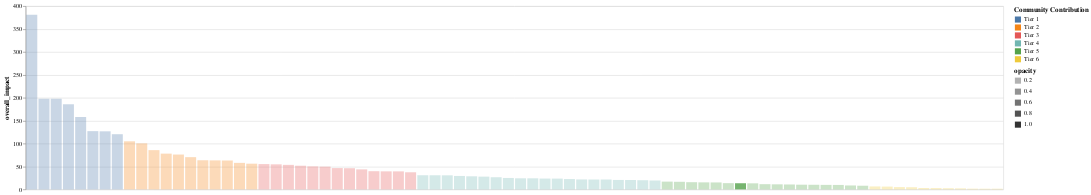

The cell this chart's notebook holds for it:
### Code cell
alt.Chart(uot_df).mark_bar().encode(
    x=alt.X('professor_name',sort='-y', axis=None),
    y='overall_impact',
    color = 'Community Contribution',
    opacity='opacity',
    tooltip=[
        alt.Tooltip('professor_name:N', title='Professor name'),  # Tooltip for professor names
        alt.Tooltip('num_of_pub:Q', title='Publication per year'),  # Format overall impact
        alt.Tooltip('overall_impact:Q', title = 'Overall contribution', format = '.2f'),
        alt.Tooltip('ave_if:Q', title = 'Average impact factor', format = '.2f'),
        alt.Tooltip('Community Contribution:N', title='Community Contribution')  # Add contribution to tooltip
    ]
)

### Figure 1 — Vega-Lite specification as saved in the notebook (floating-point values rounded to 4 significant figures)
{"config": {"view": {"continuousWidth": 300, "continuousHeight": 300}}, "data": {"name": "data-d24ac41fccb53f6ff5b8779072fc219c"}, "mark": {"type": "bar"}, "encoding": {"color": {"field": "Community Contribution", "type": "nominal"}, "opacity": {"field": "opacity", "type": "quantitative"}, "tooltip": [{"field": "professor_name", "title": "Professor name", "type": "nominal"}, {"field": "num_of_pub", "title": "Publication per year", "type": "quantitative"}, {"field": "overall_impact", "format": ".2f", "title": "Overall contribution", "type": "quantitative"}, {"field": "ave_if", "format": ".2f", "title": "Average impact factor", "type": "quantitative"}, {"field": "Community Contribution", "title": "Community Contribution", "type": "nominal"}], "x": {"axis": null, "field": "professor_name", "sort": "-y", "type": "nominal"}, "y": {"field": "overall_impact", "type": "quantitative"}}, "$schema": "https://vega.github.io/schema/vega-lite/v5.17.0.json", "datasets": {"data-d24ac41fccb53f6ff5b8779072fc219c": [{"Unnamed: 0": 14, "university_name": "University of Toronto", "professor_name": "Aaron Wheeler", "ave_if": 8.727, "num_of_pub": 6.7, "overall_impact": 100.5, "impact_level": 4, "Community Contribution": "Tier 2", "opacity": 0.2}, {"Unnamed: 0": 52, "university_name": "University of Toronto", "professor_name": "Patricia Trbovich", "ave_if": 3.482, "num_of_pub": 5.1, "overall_impact": 24.26, "impact_level": 2, "Community Contribution": "Tier 4", "opacity": 0.2}, {"Unnamed: 0": 54, "university_name": "University of Toronto", "professor_name": "Sara S Nunes", "ave_if": 9.717, "num_of_pub": 2.9, "overall_impact": 49.75, "impact_level": 3, "Community Contribution": "Tier 3", "opacity": 0.2}, {"Unnamed: 0": 65, "university_name": "University of Toronto", "professor_name": "Axel Gunther", "ave_if": 8.722, "num_of_pub": 0.9, "overall_impact": 13.49, "impact_level": 1, "Community Contribution": "Tier 5", "opacity": 1.0}, {"Unnamed: 0": 112, "university_name": "University of Toronto", "professor_name": "Hani Naguib", "ave_if": 6.926, "num_of_pub": 4.6, "overall_impact": 51.69, "impact_level": 3, "Community Contribution": "Tier 3", "opacity": 0.2}, {"Unnamed: 0": 118, "university_name": "University of Toronto", "professor_name": "Caitlin Maikawa", "ave_if": 6.467, "num_of_pub": 0.3, "overall_impact": 3.094, "impact_level": 0, "Community Contribution": "Tier 6", "opacity": 0.2}, {"Unnamed: 0": 186, "university_name": "University of Toronto", "professor_name": "Edmond Young", "ave_if": 5.5, "num_of_pub": 2.8, "overall_impact": 23.58, "impact_level": 2, "Community Contribution": "Tier 4", "opacity": 0.2}, {"Unnamed: 0": 230, "university_name": "University of Toronto", "professor_name": "Tom Chau", "ave_if": 3.216, "num_of_pub": 5.8, "overall_impact": 24.97, "impact_level": 2, "Community Contribution": "Tier 4", "opacity": 0.2}, {"Unnamed: 0": 242, "university_name": "University of Toronto", "professor_name": "Kei Masani", "ave_if": 2.392, "num_of_pub": 7.6, "overall_impact": 22.61, "impact_level": 2, "Community Contribution": "Tier 4", "opacity": 0.2}, {"Unnamed: 0": 259, "university_name": "University of Toronto", "professor_name": "Paul Santerre", "ave_if": 6.182, "num_of_pub": 6.5, "overall_impact": 63.36, "impact_level": 4, "Community Contribution": "Tier 2", "opacity": 0.2}, {"Unnamed: 0": 303, "university_name": "University of Toronto", "professor_name": "Marc Grynpas", "ave_if": 4.904, "num_of_pub": 5.4, "overall_impact": 39.4, "impact_level": 3, "Community Contribution": "Tier 3", "opacity": 0.2}, {"Unnamed: 0": 325, "university_name": "University of Toronto", "professor_name": "Karina Carneiro", "ave_if": 9.06, "num_of_pub": 1.0, "overall_impact": 15.72, "impact_level": 1, "Community Contribution": "Tier 5", "opacity": 0.2}, {"Unnamed: 0": 327, "university_name": "University of Toronto", "professor_name": "Berj Bardakjian", "ave_if": 4.4, "num_of_pub": 1.8, "overall_impact": 11.47, "impact_level": 1, "Community Contribution": "Tier 5", "opacity": 0.2}, {"Unnamed: 0": 359, "university_name": "University of Toronto", "professor_name": "Dawn Kilkenny", "ave_if": 3.617, "num_of_pub": 0.6, "overall_impact": 2.993, "impact_level": 0, "Community Contribution": "Tier 6", "opacity": 0.2}, {"Unnamed: 0": 373, "university_name": "University of Toronto", "professor_name": "Molly Shoichet", "ave_if": 6.833, "num_of_pub": 9.5, "overall_impact": 104.9, "impact_level": 4, "Community Contribution": "Tier 2", "opacity": 0.2}, {"Unnamed: 0": 407, "university_name": "University of Toronto", "professor_name": "Alison McGuigan", "ave_if": 8.865, "num_of_pub": 4.6, "overall_impact": 70.37, "impact_level": 4, "Community Contribution": "Tier 2", "opacity": 0.2}, {"Unnamed: 0": 415, "university_name": "University of Toronto", "professor_name": "Radhakrishnan Mahadevan", "ave_if": 6.123, "num_of_pub": 7.9, "overall_impact": 76.09, "impact_level": 4, "Community Contribution": "Tier 2", "opacity": 0.2}, {"Unnamed: 0": 445, "university_name": "University of Toronto", "professor_name": "Leo Chou", "ave_if": 14.33, "num_of_pub": 1.0, "overall_impact": 27.88, "impact_level": 2, "Community Contribution": "Tier 4", "opacity": 0.2}, {"Unnamed: 0": 490, "university_name": "University of Toronto", "professor_name": "Elaine Biddiss", "ave_if": 3.119, "num_of_pub": 2.6, "overall_impact": 10.78, "impact_level": 1, "Community Contribution": "Tier 5", "opacity": 0.2}, {"Unnamed: 0": 499, "university_name": "University of Toronto", "professor_name": "Piero Triverio", "ave_if": 2.4, "num_of_pub": 0.5, "overall_impact": 1.494, "impact_level": 0, "Community Contribution": "Tier 6", "opacity": 0.2}, {"Unnamed: 0": 510, "university_name": "University of Toronto", "professor_name": "Bowen Li", "ave_if": 15.57, "num_of_pub": 1.0, "overall_impact": 30.93, "impact_level": 2, "Community Contribution": "Tier 4", "opacity": 0.2}, {"Unnamed: 0": 522, "university_name": "University of Toronto", "professor_name": "Warren Chan", "ave_if": 12.9, "num_of_pub": 8.1, "overall_impact": 198.0, "impact_level": 5, "Community Contribution": "Tier 1", "opacity": 0.2}, {"Unnamed: 0": 533, "university_name": "University of Toronto", "professor_name": "Masoom Haider", "ave_if": 6.654, "num_of_pub": 11.9, "overall_impact": 127.2, "impact_level": 5, "Community Contribution": "Tier 1", "opacity": 0.2}, {"Unnamed: 0": 545, "university_name": "University of Toronto", "professor_name": "Anton Zilman", "ave_if": 7.731, "num_of_pub": 2.9, "overall_impact": 37.38, "impact_level": 3, "Community Contribution": "Tier 3", "opacity": 0.2}, {"Unnamed: 0": 583, "university_name": "University of Toronto", "professor_name": "Robert Weersink", "ave_if": 4.063, "num_of_pub": 4.1, "overall_impact": 23.65, "impact_level": 2, "Community Contribution": "Tier 4", "opacity": 0.2}, {"Unnamed: 0": 624, "university_name": "University of Toronto", "professor_name": "Ofer Levi", "ave_if": 2.9, "num_of_pub": 0.4, "overall_impact": 1.514, "impact_level": 0, "Community Contribution": "Tier 6", "opacity": 0.2}, {"Unnamed: 0": 633, "university_name": "University of Toronto", "professor_name": "Steven Prescott", "ave_if": 8.247, "num_of_pub": 3.6, "overall_impact": 50.31, "impact_level": 3, "Community Contribution": "Tier 3", "opacity": 0.2}, {"Unnamed: 0": 665, "university_name": "University of Toronto", "professor_name": "Hai-Ling Margaret Cheng", "ave_if": 4.186, "num_of_pub": 3.6, "overall_impact": 21.56, "impact_level": 2, "Community Contribution": "Tier 4", "opacity": 0.2}, {"Unnamed: 0": 679, "university_name": "University of Toronto", "professor_name": "Andreas Mandelis", "ave_if": 2.718, "num_of_pub": 8.8, "overall_impact": 30.71, "impact_level": 2, "Community Contribution": "Tier 4", "opacity": 0.2}, {"Unnamed: 0": 692, "university_name": "University of Toronto", "professor_name": "Cari Whyne", "ave_if": 3.172, "num_of_pub": 9.3, "overall_impact": 39.37, "impact_level": 3, "Community Contribution": "Tier 3", "opacity": 0.2}, {"Unnamed: 0": 704, "university_name": "University of Toronto", "professor_name": "Douglas Cheyne", "ave_if": 3.008, "num_of_pub": 2.5, "overall_impact": 9.903, "impact_level": 1, "Community Contribution": "Tier 5", "opacity": 0.2}, {"Unnamed: 0": 721, "university_name": "University of Toronto", "professor_name": "Jean Chen", "ave_if": 3.444, "num_of_pub": 6.1, "overall_impact": 28.62, "impact_level": 2, "Community Contribution": "Tier 4", "opacity": 0.2}, {"Unnamed: 0": 728, "university_name": "University of Toronto", "professor_name": "Hagar Labouta", "ave_if": 15.5, "num_of_pub": 0.2, "overall_impact": 6.151, "impact_level": 0, "Community Contribution": "Tier 6", "opacity": 0.2}, {"Unnamed: 0": 732, "university_name": "University of Toronto", "professor_name": "Eugenia Kumacheva", "ave_if": 10.56, "num_of_pub": 8.3, "overall_impact": 158.0, "impact_level": 5, "Community Contribution": "Tier 1", "opacity": 0.2}, {"Unnamed: 0": 759, "university_name": "University of Toronto", "professor_name": "Cristina Amon ", "ave_if": 4.408, "num_of_pub": 2.6, "overall_impact": 16.6, "impact_level": 1, "Community Contribution": "Tier 5", "opacity": 0.2}, {"Unnamed: 0": 772, "university_name": "University of Toronto", "professor_name": "David Steinman", "ave_if": 3.621, "num_of_pub": 3.9, "overall_impact": 19.48, "impact_level": 2, "Community Contribution": "Tier 4", "opacity": 0.2}, {"Unnamed: 0": 848, "university_name": "University of Toronto", "professor_name": "Naomi Matsuura", "ave_if": 4.842, "num_of_pub": 1.2, "overall_impact": 8.618, "impact_level": 1, "Community Contribution": "Tier 5", "opacity": 0.2}, {"Unnamed: 0": 867, "university_name": "University of Toronto", "professor_name": "Jayson Parker", "ave_if": 3.008, "num_of_pub": 1.2, "overall_impact": 4.754, "impact_level": 0, "Community Contribution": "Tier 6", "opacity": 0.2}, {"Unnamed: 0": 869, "university_name": "University of Toronto", "professor_name": "Penney Gilbert", "ave_if": 10.03, "num_of_pub": 3.0, "overall_impact": 53.57, "impact_level": 3, "Community Contribution": "Tier 3", "opacity": 0.2}, {"Unnamed: 0": 912, "university_name": "University of Toronto", "professor_name": "John Griffiths", "ave_if": 5.329, "num_of_pub": 2.1, "overall_impact": 17.0, "impact_level": 1, "Community Contribution": "Tier 5", "opacity": 0.2}, {"Unnamed: 0": 913, "university_name": "University of Toronto", "professor_name": "Julie Audet", "ave_if": 7.637, "num_of_pub": 0.8, "overall_impact": 10.16, "impact_level": 1, "Community Contribution": "Tier 5", "opacity": 0.2}, {"Unnamed: 0": 914, "university_name": "University of Toronto", "professor_name": "Willy Wong", "ave_if": 4.742, "num_of_pub": 1.9, "overall_impact": 13.3, "impact_level": 1, "Community Contribution": "Tier 5", "opacity": 0.2}, {"Unnamed: 0": 939, "university_name": "University of Toronto", "professor_name": "Michael Garton", "ave_if": 10.1, "num_of_pub": 1.2, "overall_impact": 21.61, "impact_level": 2, "Community Contribution": "Tier 4", "opacity": 0.2}, {"Unnamed: 0": 970, "university_name": "University of Toronto", "professor_name": "Omar Khan", "ave_if": 4.924, "num_of_pub": 2.1, "overall_impact": 15.4, "impact_level": 1, "Community Contribution": "Tier 5", "opacity": 0.2}, {"Unnamed: 0": 983, "university_name": "University of Toronto", "professor_name": "Yu Sun", "ave_if": 8.725, "num_of_pub": 12.4, "overall_impact": 185.9, "impact_level": 5, "Community Contribution": "Tier 1", "opacity": 0.2}, {"Unnamed: 0": 984, "university_name": "University of Toronto", "professor_name": "Azadeh Kushki", "ave_if": 7.067, "num_of_pub": 2.1, "overall_impact": 24.2, "impact_level": 2, "Community Contribution": "Tier 4", "opacity": 0.2}, {"Unnamed: 0": 991, "university_name": "University of Toronto", "professor_name": "Xinyu Liu", "ave_if": 7.86, "num_of_pub": 4.2, "overall_impact": 55.27, "impact_level": 3, "Community Contribution": "Tier 3", "opacity": 0.2}, {"Unnamed: 0": 996, "university_name": "University of Toronto", "professor_name": "Benjamin Hatton", "ave_if": 9.278, "num_of_pub": 2.7, "overall_impact": 43.72, "impact_level": 3, "Community Contribution": "Tier 3", "opacity": 0.2}, {"Unnamed: 0": 1012, "university_name": "University of Toronto", "professor_name": "Rita Kandel", "ave_if": 5.088, "num_of_pub": 5.2, "overall_impact": 39.74, "impact_level": 3, "Community Contribution": "Tier 3", "opacity": 0.2}, {"Unnamed: 0": 1017, "university_name": "University of Toronto", "professor_name": "Lueder Kahrs", "ave_if": 4.4, "num_of_pub": 0.4, "overall_impact": 2.549, "impact_level": 0, "Community Contribution": "Tier 6", "opacity": 0.2}, {"Unnamed: 0": 1048, "university_name": "University of Toronto", "professor_name": "Babak Taati ", "ave_if": 3.307, "num_of_pub": 4.6, "overall_impact": 20.51, "impact_level": 2, "Community Contribution": "Tier 4", "opacity": 0.2}, {"Unnamed: 0": 1053, "university_name": "University of Toronto", "professor_name": "Jason Moffat", "ave_if": 16.01, "num_of_pub": 11.9, "overall_impact": 381.0, "impact_level": 5, "Community Contribution": "Tier 1", "opacity": 0.2}, {"Unnamed: 0": 1086, "university_name": "University of Toronto", "professor_name": "Milos Popovic", "ave_if": 3.259, "num_of_pub": 12.5, "overall_impact": 54.74, "impact_level": 3, "Community Contribution": "Tier 3", "opacity": 0.2}, {"Unnamed: 0": 1106, "university_name": "University of Toronto", "professor_name": "Eli Sone", "ave_if": 5.562, "num_of_pub": 1.6, "overall_impact": 13.67, "impact_level": 1, "Community Contribution": "Tier 5", "opacity": 0.2}, {"Unnamed: 0": 1112, "university_name": "University of Toronto", "professor_name": "Chung-Wai Chow", "ave_if": 9.47, "num_of_pub": 4.7, "overall_impact": 78.08, "impact_level": 4, "Community Contribution": "Tier 2", "opacity": 0.2}, {"Unnamed: 0": 1175, "university_name": "University of Toronto", "professor_name": "Jonathan Rocheleau", "ave_if": 7.412, "num_of_pub": 2.4, "overall_impact": 29.35, "impact_level": 2, "Community Contribution": "Tier 4", "opacity": 0.2}, {"Unnamed: 0": 1198, "university_name": "University of Toronto", "professor_name": "Boris Hinz", "ave_if": 9.403, "num_of_pub": 7.7, "overall_impact": 126.8, "impact_level": 5, "Community Contribution": "Tier 1", "opacity": 0.2}, {"Unnamed: 0": 1202, "university_name": "University of Toronto", "professor_name": "Yoav Finer", "ave_if": 4.88, "num_of_pub": 3.0, "overall_impact": 21.76, "impact_level": 2, "Community Contribution": "Tier 4", "opacity": 0.2}, {"Unnamed: 0": 1206, "university_name": "University of Toronto", "professor_name": "Robert Harrison", "ave_if": 6.054, "num_of_pub": 2.8, "overall_impact": 26.59, "impact_level": 2, "Community Contribution": "Tier 4", "opacity": 0.2}, {"Unnamed: 0": 1220, "university_name": "University of Toronto", "professor_name": "Frank Gu", "ave_if": 6.33, "num_of_pub": 2.0, "overall_impact": 20.08, "impact_level": 2, "Community Contribution": "Tier 4", "opacity": 0.2}, {"Unnamed: 0": 1230, "university_name": "University of Toronto", "professor_name": "Cindi Morshead", "ave_if": 6.132, "num_of_pub": 6.0, "overall_impact": 57.89, "impact_level": 4, "Community Contribution": "Tier 2", "opacity": 0.2}, {"Unnamed: 0": 1261, "university_name": "University of Toronto", "professor_name": "Rodrigo Fernandez-Gonzalez", "ave_if": 6.726, "num_of_pub": 4.3, "overall_impact": 46.57, "impact_level": 3, "Community Contribution": "Tier 3", "opacity": 0.2}, {"Unnamed: 0": 1282, "university_name": "University of Toronto", "professor_name": "Daniel Franklin", "ave_if": 7.0, "num_of_pub": 0.2, "overall_impact": 2.277, "impact_level": 0, "Community Contribution": "Tier 6", "opacity": 0.2}, {"Unnamed: 0": 1339, "university_name": "University of Toronto", "professor_name": "Rafael Montenegro Burke", "ave_if": 15.38, "num_of_pub": 0.5, "overall_impact": 15.23, "impact_level": 1, "Community Contribution": "Tier 5", "opacity": 0.2}, {"Unnamed: 0": 1355, "university_name": "University of Toronto", "professor_name": "Deryk Beal", "ave_if": 2.68, "num_of_pub": 3.0, "overall_impact": 10.29, "impact_level": 1, "Community Contribution": "Tier 5", "opacity": 0.2}, {"Unnamed: 0": 1390, "university_name": "University of Toronto", "professor_name": "Ren-Ke Li ", "ave_if": 7.896, "num_of_pub": 9.1, "overall_impact": 120.4, "impact_level": 5, "Community Contribution": "Tier 1", "opacity": 0.2}, {"Unnamed: 0": 1488, "university_name": "University of Toronto", "professor_name": "Paul Yoo", "ave_if": 2.933, "num_of_pub": 2.1, "overall_impact": 8.062, "impact_level": 1, "Community Contribution": "Tier 5", "opacity": 0.2}, {"Unnamed: 0": 1526, "university_name": "University of Toronto", "professor_name": "Dinesh Kumbhare", "ave_if": 3.767, "num_of_pub": 10.7, "overall_impact": 56.16, "impact_level": 4, "Community Contribution": "Tier 2", "opacity": 0.2}, {"Unnamed: 0": 1540, "university_name": "University of Toronto", "professor_name": "Michael Sefton", "ave_if": 8.418, "num_of_pub": 4.4, "overall_impact": 63.09, "impact_level": 4, "Community Contribution": "Tier 2", "opacity": 0.2}, {"Unnamed: 0": 1550, "university_name": "University of Toronto", "professor_name": "Alex Mihailidis", "ave_if": 3.52, "num_of_pub": 6.4, "overall_impact": 30.86, "impact_level": 2, "Community Contribution": "Tier 4", "opacity": 0.2}, {"Unnamed: 0": 1573, "university_name": "University of Toronto", "professor_name": "José Zariffa", "ave_if": 2.922, "num_of_pub": 5.4, "overall_impact": 20.63, "impact_level": 2, "Community Contribution": "Tier 4", "opacity": 0.2}, {"Unnamed: 0": 1596, "university_name": "University of Toronto", "professor_name": "Eric Diller", "ave_if": 6.722, "num_of_pub": 0.9, "overall_impact": 9.742, "impact_level": 1, "Community Contribution": "Tier 5", "opacity": 0.2}, {"Unnamed: 0": 1667, "university_name": "University of Toronto", "professor_name": "Jan Andrysek", "ave_if": 1.412, "num_of_pub": 3.3, "overall_impact": 5.08, "impact_level": 0, "Community Contribution": "Tier 6", "opacity": 0.2}, {"Unnamed: 0": 1695, "university_name": "University of Toronto", "professor_name": "Christopher Bouwmeester", "ave_if": 3.075, "num_of_pub": 0.4, "overall_impact": 1.629, "impact_level": 0, "Community Contribution": "Tier 6", "opacity": 0.2}, {"Unnamed: 0": 1704, "university_name": "University of Toronto", "professor_name": "Milica Radisic", "ave_if": 10.46, "num_of_pub": 10.5, "overall_impact": 197.6, "impact_level": 5, "Community Contribution": "Tier 1", "opacity": 0.2}, {"Unnamed: 0": 1716, "university_name": "University of Toronto", "professor_name": "Kevin Truong", "ave_if": 3.655, "num_of_pub": 2.2, "overall_impact": 11.12, "impact_level": 1, "Community Contribution": "Tier 5", "opacity": 0.2}, {"Unnamed: 0": 1753, "university_name": "University of Toronto", "professor_name": "Joseph Cafazzo", "ave_if": 4.824, "num_of_pub": 8.9, "overall_impact": 63.62, "impact_level": 4, "Community Contribution": "Tier 2", "opacity": 0.2}, {"Unnamed: 0": 1782, "university_name": "University of Toronto", "professor_name": "Freeman Lan", "ave_if": 16.15, "num_of_pub": 0.2, "overall_impact": 6.475, "impact_level": 0, "Community Contribution": "Tier 6", "opacity": 0.2}, {"Unnamed: 0": 1838, "university_name": "University of Toronto", "professor_name": "Christopher Yip", "ave_if": 6.688, "num_of_pub": 4.3, "overall_impact": 46.25, "impact_level": 3, "Community Contribution": "Tier 3", "opacity": 0.2}, {"Unnamed: 0": 1839, "university_name": "University of Toronto", "professor_name": "Craig Simmons", "ave_if": 6.949, "num_of_pub": 7.6, "overall_impact": 85.74, "impact_level": 4, "Community Contribution": "Tier 2", "opacity": 0.2}]}}
